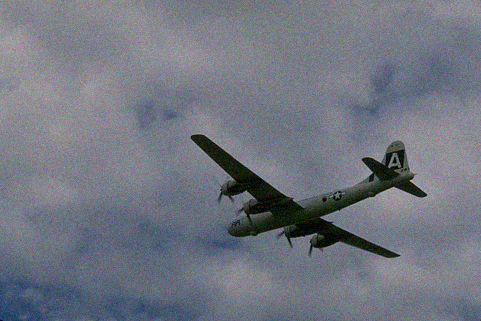
#> input picture Task-A-Dataset-denoising/noisy10/0000.png, 481 x 321 px, found by its file name; its folder holds only this picture in this run
$ jupyter execute --allow-errors Task_A_Wavelet_Filter.ipynb   (older library calls are emulated)
#> lines starting #> are read from the running program, lines starting #| are printed output that depends on the picture
# Task A_Wavelet_Filter

[cell 1]
from skimage.restoration import (denoise_wavelet, estimate_sigma)
import numpy as np
import cv2
from skimage.util import random_noise
from matplotlib import pyplot as plt
import matplotlib.image as mpimg
from matplotlib import rcParams
from skimage.metrics import peak_signal_noise_ratio
from skimage.metrics import structural_similarity as ssim
import os
import skimage.io


#Adjust figure sizes
rcParams['figure.figsize'] = [12, 8]
plt.rcParams['figure.dpi'] = 100

# Wavelet Filter

[cell 2]
def Wavelet_filter(noisy_im_dir, org_im_dir, img_to_print):
#> called with noisy_im_dir = 'Task-A-Dataset-denoising\\noisy10', org_im_dir = 'Task-A-Dataset-denoising\\original', img_to_print = 7
    lst_img_name = []
    lst_mse_noisy = []
    lst_mse_bayes = []
    lst_mse_visus1 = []
    lst_mse_visus2 = []

    lst_ssim_noisy = []
    lst_ssim_bayes = []
    lst_ssim_visus1 = []
    lst_ssim_visus2 = []
    for e, i in enumerate(os.listdir(noisy_im_dir)):
        img_name = i.split(".")[0]+".png"
        lst_img_name.append(img_name)

        noisy_img = cv2.cvtColor(cv2.imread(os.path.join(noisy_im_dir, img_name)), cv2.COLOR_BGR2RGB)    # Noisy Images
        noisy_img = skimage.img_as_float(noisy_img)

        org_img   = cv2.cvtColor(cv2.imread(os.path.join(org_im_dir, img_name)),  cv2.COLOR_BGR2RGB)     # Original Images
        org_img   = skimage.img_as_float(org_img)

        # Average noise standard deviation
        sigma_sd = estimate_sigma(noisy_img, average_sigmas = True, multichannel = True)
#> sigma_sd = 0.0391

        #----------------------------------------------------------------------------------
        # Apply Filters
        #----------------------------------------------------------------------------------

        # Haar wavelet with BayesShrink method
        im_bayes = denoise_wavelet(noisy_img, multichannel = True, wavelet='Haar', method='BayesShrink',  \
                                convert2ycbcr=True, mode='soft', rescale_sigma=True, wavelet_levels=3)
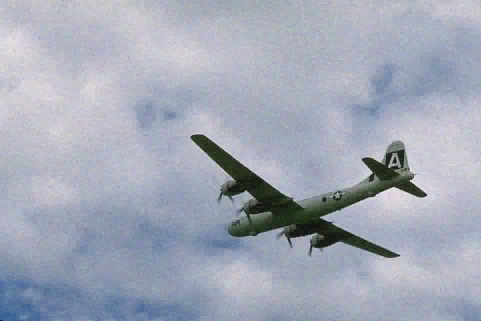
#> im_bayes: shape (321, 481, 3) float64; mean R, G, B 0.445, 0.462, 0.505; drawn with min black and max white

        # Haar wavelet with VisuShrink method sigma east/2
        im_visus1 = denoise_wavelet(noisy_img, multichannel = True, wavelet='Haar', method='VisuShrink', \
                                convert2ycbcr=True, sigma=sigma_sd/2, mode='soft', rescale_sigma=True, wavelet_levels=3)

        #-----------------------------------------------------------------------------------
        # Mean Squared Error between Original image and filtered images
        #-----------------------------------------------------------------------------------

        org_img   = (org_img*255).astype('uint8')
        noisy_img = (noisy_img*255).astype('uint8')
        im_bayes  = (im_bayes*255).astype('uint8')
        im_visus1 = (im_visus1*255).astype('uint8')

        mse_noisy  = np.mean((org_img - noisy_img)**2)
#> mse_noisy = 0
        lst_mse_noisy.append(mse_noisy)

        mse_bayes  = np.mean((org_img - im_bayes)**2)
#> mse_bayes = 58.56
        lst_mse_bayes.append(mse_bayes)

        mse_visus1 = np.mean((org_img - im_visus1)**2)
#> mse_visus1 = 61.47
        lst_mse_visus1.append(mse_visus1)


        #------------------------------------------------------------------------------------
        # Structured Similarity Index with Original image and filtered images
        #------------------------------------------------------------------------------------

        ssim_noisy = ssim(org_img, noisy_img, multichannel=True, data_range=noisy_img.max() - noisy_img.min())
#> ssim_noisy = 1
        ssim_bayes = ssim(org_img, im_bayes, multichannel=True, data_range=im_bayes.max() - im_bayes.min())
#> ssim_bayes = 0.5
        ssim_visus1 = ssim(org_img, im_visus1, multichannel=True, data_range=im_visus1.max() - im_visus1.min())
#> ssim_visus1 = 0.438

        lst_ssim_noisy.append(ssim_noisy)
        lst_ssim_bayes.append(ssim_bayes)
        lst_ssim_visus1.append(ssim_visus1)

        if e==img_to_print:
            #----------------------------------------------------------------------------------
            # Display images
            #----------------------------------------------------------------------------------
            rcParams['figure.figsize'] = [12, 8]
            plt.rcParams['figure.dpi'] = 100

            plt.subplot(131), plt.imshow(noisy_img)
            plt.title('Noisy Image'), plt.xticks([]), plt.yticks([])
            plt.xlabel(f'MSE: {mse_noisy:.2f}, SSIM: {ssim_noisy:.2f}')
            plt.subplot(132), plt.imshow(im_bayes)
            plt.title('BayesShrink'), plt.xticks([]), plt.yticks([])
            plt.xlabel(f'MSE: {mse_bayes:.2f}, SSIM: {ssim_bayes:.2f}')
            plt.subplot(133), plt.imshow(im_visus1)
            plt.title('VisuShrink_sigma_1'), plt.xticks([]), plt.yticks([])
            plt.xlabel(f'MSE: {mse_visus1:.2f}, SSIM: {ssim_visus1:.2f}')
            plt.show()

    #------------------------------------
    # Plots
    #------------------------------------
    #Adjust figure sizes
    rcParams['figure.figsize'] = [10, 4]
    plt.rcParams['figure.dpi'] = 100
    X_axis = np.arange(len(lst_img_name))
    X_axis1 = X_axis
    X_axis2 = X_axis + 0.2
    X_axis3 = X_axis+0.2*2


    #------------------------------------------------------------
    # Plot Mean Squared Error for each image
    #------------------------------------------------------------
    plt.bar(X_axis1, lst_mse_noisy, 0.2, label='Noisy Imgs')
    plt.bar(X_axis2, lst_mse_bayes, 0.2, label='HAAR_bayes')
    plt.bar(X_axis3, lst_mse_visus1, 0.2, label='HAAR_visus1')

    plt.xlabel('Image Number')
    plt.ylabel('MSE')
    plt.title('Mean Squared Error')
    plt.legend()
    plt.show()
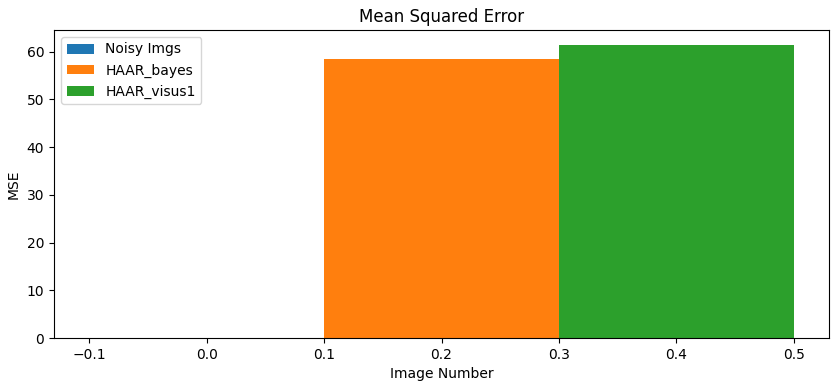
#> figure drawn by matplotlib, 1 panel

    #------------------------------------------------------------
    # Plot Structued Similarity Index for each image
    #------------------------------------------------------------
    plt.bar(X_axis1, lst_ssim_noisy, 0.2, label='Noisy Imgs')
    plt.bar(X_axis2, lst_ssim_bayes, 0.2, label='HAAR_bayes')
    plt.bar(X_axis3, lst_ssim_visus1, 0.2, label='HAAR_visus1')

    plt.xlabel('Image Number')
    plt.ylabel('SSIM')
    plt.title('Structued Similarity Index')
    plt.legend()
    plt.show()
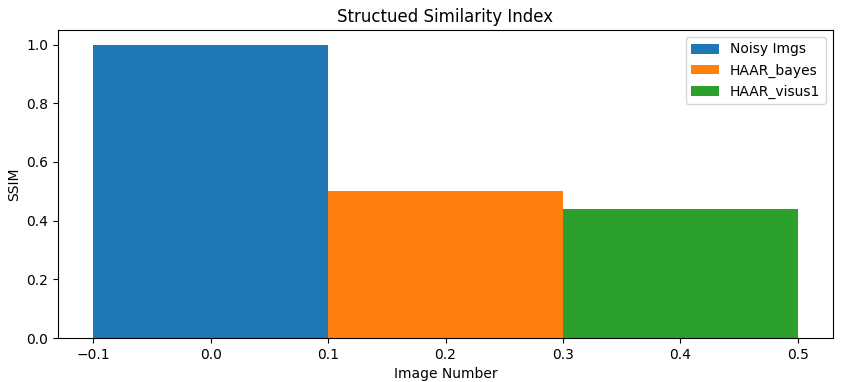
#> figure drawn by matplotlib, 1 panel

## Noisy10_ Images - Wavelet Filter

[cell 3]
#Access image datasets
noisy10_im_dir = 'Task-A-Dataset-denoising\\noisy10'
org_im_dir = 'Task-A-Dataset-denoising\\original'
img_to_print = 7

Wavelet_filter(noisy10_im_dir, org_im_dir, img_to_print)

## Noisy25_ Images - Wavelet Filter

[cell 4]
#Access image datasets
noisy25_im_dir = 'Task-A-Dataset-denoising\\noisy25'
org_im_dir = 'Task-A-Dataset-denoising\\original'
img_to_print = 16

#> (the rest of this cell did not finish here and is left out)


## Noisy50_ Images - Wavelet Filter

[cell 5]
#Access image datasets
noisy50_im_dir = 'Task-A-Dataset-denoising\\noisy50'
org_im_dir = 'Task-A-Dataset-denoising\\original'
img_to_print = 22

#> (the rest of this cell did not finish here and is left out)

$ run again, on Task-A-Dataset-denoising/noisy10/0004.png
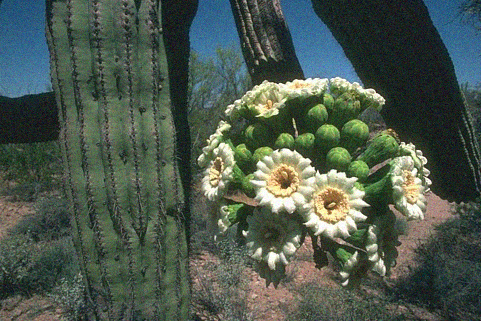
#> input picture Task-A-Dataset-denoising/noisy10/0004.png, 481 x 321 px, found by its file name
#> sigma_sd = 0.0447
#> in Wavelet_filter, `im_bayes = denoise_wavelet(noisy_img, multichannel = True, wavelet='Ha..`:
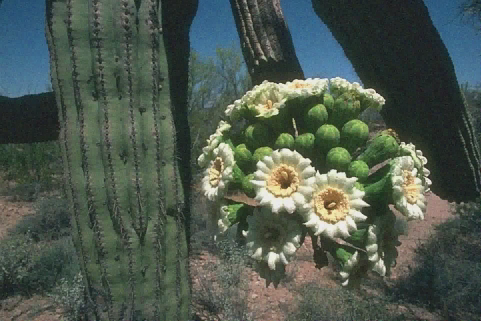
#> im_bayes: shape (321, 481, 3) float64; mean R, G, B 0.298, 0.349, 0.304; drawn with min black and max white
#> mse_noisy = 0
#> mse_bayes = 58.67
#> mse_visus1 = 72.3
#> ssim_noisy = 1
#> ssim_bayes = 0.767
#> ssim_visus1 = 0.6
#> in Wavelet_filter, `plt.show()`:
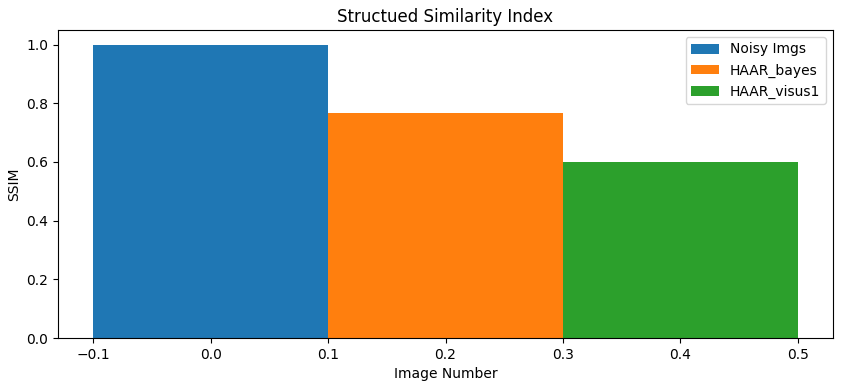
#> figure drawn by matplotlib, 1 panel

$ run again, on Task-A-Dataset-denoising/noisy10/0005.png
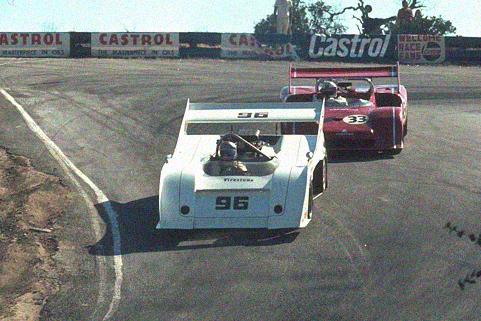
#> input picture Task-A-Dataset-denoising/noisy10/0005.png, 481 x 321 px, found by its file name
#> sigma_sd = 0.0417
#> in Wavelet_filter, `im_visus1 = (im_visus1*255).astype('uint8')`:
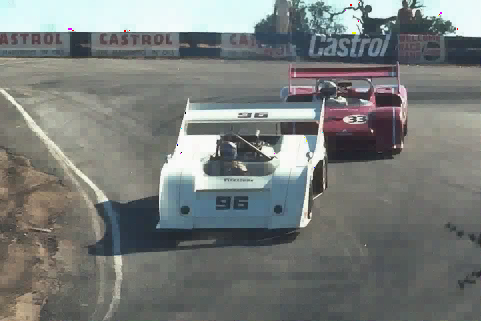
#> im_visus1: shape (321, 481, 3); mean R, G, B 119.9, 123.7, 121.4
#> mse_noisy = 0
#> mse_bayes = 54.59
#> mse_visus1 = 68.57
#> ssim_noisy = 1
#> ssim_bayes = 0.764
#> ssim_visus1 = 0.589
#> in Wavelet_filter, `plt.show()`:
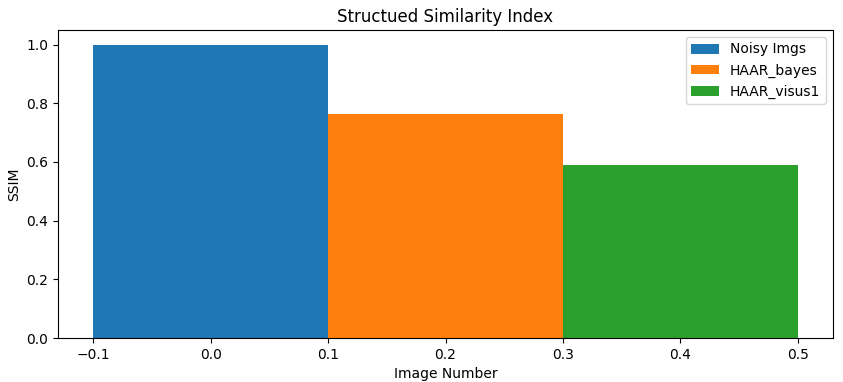
#> figure drawn by matplotlib, 1 panel

$ run again, on Task-A-Dataset-denoising/noisy10/0006.png
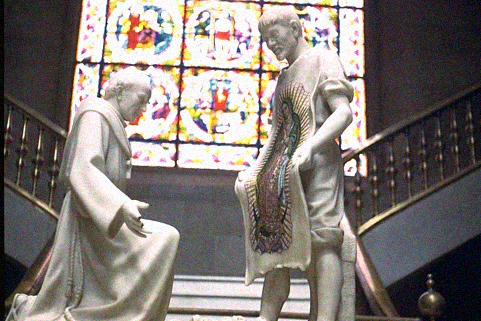
#> input picture Task-A-Dataset-denoising/noisy10/0006.png, 481 x 321 px, found by its file name
#> sigma_sd = 0.0391
#> in Wavelet_filter, `im_visus1 = (im_visus1*255).astype('uint8')`:
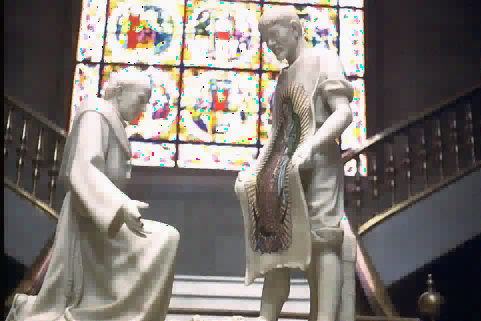
#> im_visus1: shape (321, 481, 3); mean R, G, B 127.2, 120.7, 116.1
#> mse_noisy = 0
#> mse_bayes = 48.58
#> mse_visus1 = 67.79
#> ssim_noisy = 1
#> ssim_bayes = 0.774
#> ssim_visus1 = 0.671
#> in Wavelet_filter, `plt.show()`:
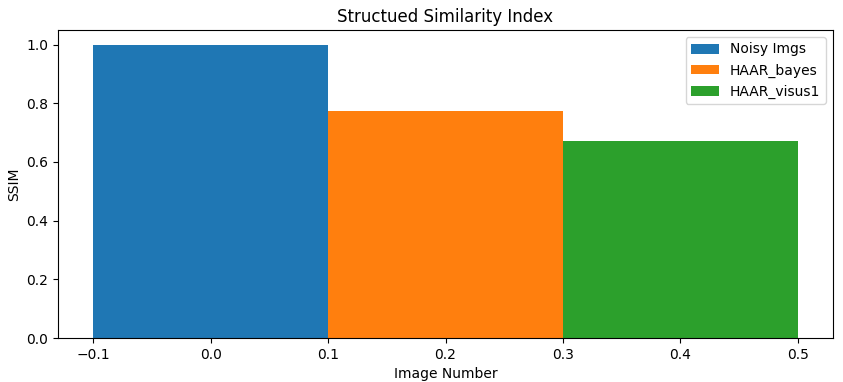
#> figure drawn by matplotlib, 1 panel

$ run again, on Task-A-Dataset-denoising/noisy10/0001.png
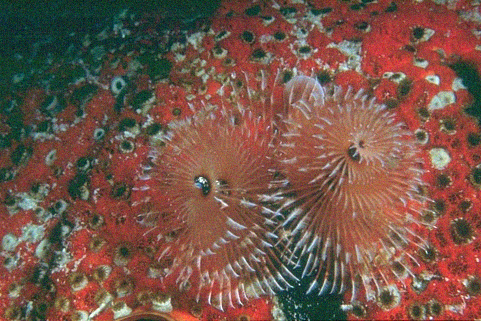
#> input picture Task-A-Dataset-denoising/noisy10/0001.png, 481 x 321 px, found by its file name
#> sigma_sd = 0.0429
#> in Wavelet_filter, `im_bayes = denoise_wavelet(noisy_img, multichannel = True, wavelet='Ha..`:
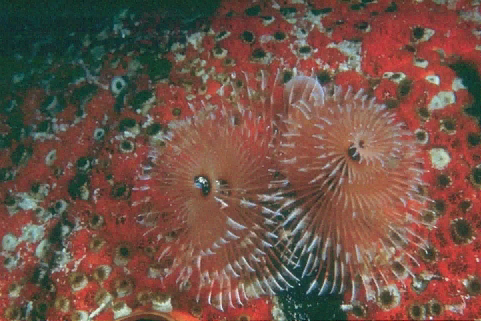
#> im_bayes: shape (321, 481, 3) float64; mean R, G, B 0.463, 0.337, 0.288; drawn with min black and max white
#> mse_noisy = 0
#> mse_bayes = 58.34
#> mse_visus1 = 74.03
#> ssim_noisy = 1
#> ssim_bayes = 0.815
#> ssim_visus1 = 0.627
#> in Wavelet_filter, `plt.show()`:
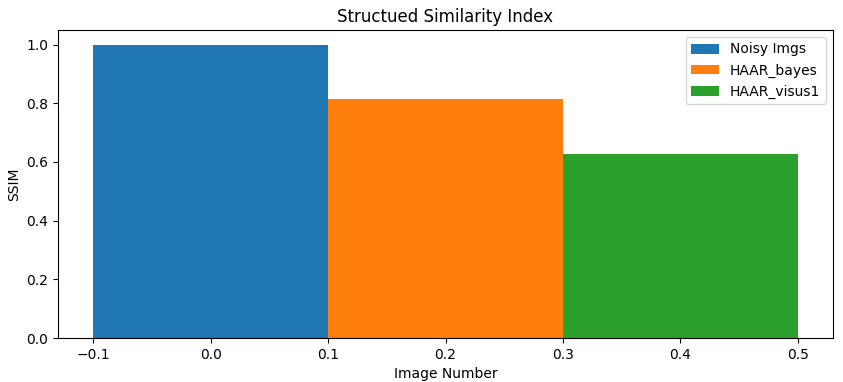
#> figure drawn by matplotlib, 1 panel
